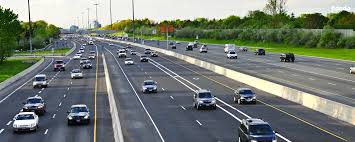
#> input picture pictures/highway.jpeg, 355 x 142 px
$ python translation.py
#> lines starting #> are read from the running program, lines starting #| are printed output that depends on the picture
import cv2
import numpy as np

def translation(image, x, y):
    transMat = np.float32([[1, 0, x], [0, 1, y]])
    dimensions = (image.shape[1], image.shape[0])
    return cv2.warpAffine(image, transMat, dimensions)

image_path = '../pictures/highway.jpeg'
image = cv2.imread(image_path)
#> image is the input picture: shape (142, 355, 3); mean B, G, R 116.2, 123.6, 115.9

translated = translation(image, 10, -20)
#> in translation, `return cv2.warpAffine(image, transMat, dimensions)`:
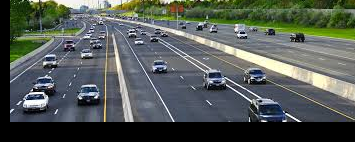
#> returned value: shape (142, 355, 3); mean of channels 0, 1, 2 85.8, 90.7, 83.8; drawn as B, G, R

cv2.imshow('Translated', translated)
cv2.waitKey(0)

#complex task
'''
import cv2
import numpy as np
import os

def rotateImage(image, angle, rotPoint):
    if rotPoint is None:
        (h, w) = image.shape[:2]
        rotPoint = (w // 2, h // 2)

    rotMat = cv2.getRotationMatrix2D(rotPoint, angle, 0.5)

    dimension = (w, h)
    return cv2.warpAffine(image, rotMat, dimension)

def translateImage(image, x, y):
    transMat = np.float32([[1, 0, x], [0, 1, y]])

    (h, w) = image.shape[:2]
    dimensions = (w, h)

    return cv2.warpAffine(image, transMat, dimensions)

image_path = '../pictures/highway.jpeg'

try:
    if not os.path.exists(image_path):
        raise FileNotFoundError(image_path)

    image = cv2.imread(image_path)

    if image is None:
        raise ValueError()

    image = translateImage((rotateImage(image, 90, None)), 100, 50)
    cv2.imshow('Image', image)
    cv2.imwrite('../pictures/transformed_output.jpg', image)

    while True:
        key = cv2.waitKey(100) & 0xFF
        if key == 27 or key == ord('q'):
            print('Exiting ...')
            break


except FileNotFoundError as fnf:
    print(f'Invalid path! {fnf}')
except ValueError as ve:
    print(f'Image is not found! {ve}')
except KeyboardInterrupt:
    print(f'Keyboard interrupted, exiting by clicking Ctrl + C!')
except Exception as e:
    print(f'Unexpected error occured! {e}')
finally:
    cv2.destroyAllWindows()
'''

$ run again, with pictures/baku.jpeg copied over pictures/highway.jpeg
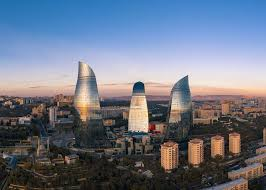
#> input picture pictures/baku.jpeg, 266 x 190 px
#> image is the input picture: shape (190, 266, 3); mean B, G, R 133.1, 117.1, 109.3
#> in translation, `return cv2.warpAffine(image, transMat, dimensions)`:
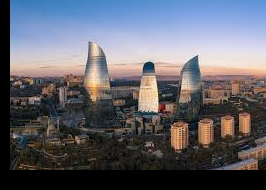
#> returned value: shape (190, 266, 3); mean of channels 0, 1, 2 107.9, 99.2, 98.3; drawn as B, G, R

$ run again, with pictures/messi.jpeg copied over pictures/highway.jpeg
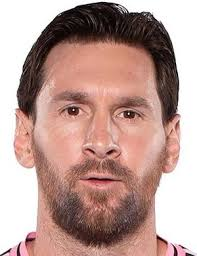
#> input picture pictures/messi.jpeg, 197 x 256 px
#> image is the input picture: shape (256, 197, 3); mean B, G, R 148.4, 155.5, 187.3
#> in translation, `return cv2.warpAffine(image, transMat, dimensions)`:
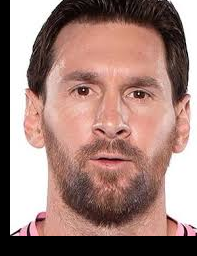
#> returned value: shape (256, 197, 3); mean of channels 0, 1, 2 122, 129.2, 160.7; drawn as B, G, R
